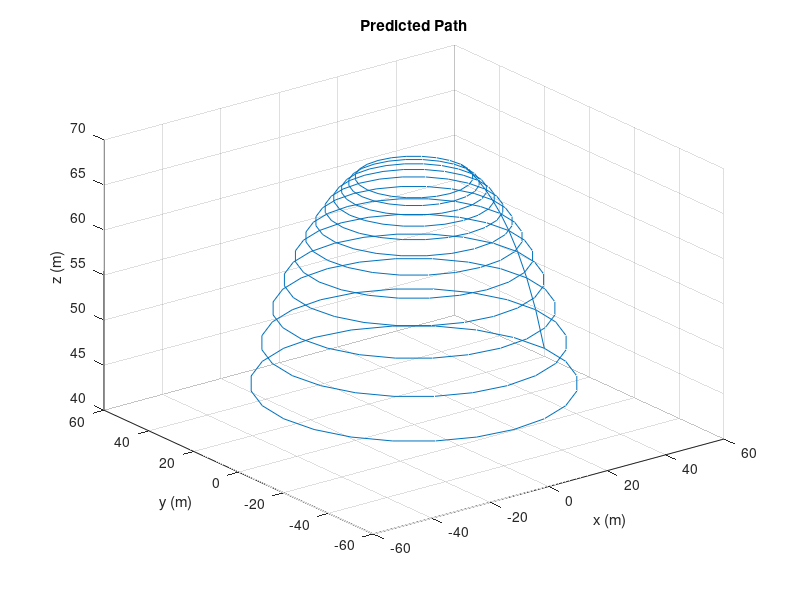

Write the MATLAB code that produced this figure. (Note: this script raises an error after producing the figure.)
%Brook Leigh
%Simulation of 3D reachable area for one segment and find motor inputs and
%send them to arduino
clear

L = 70; % (mm) from spine architecture 
d = 4; % (mm) "
disk_diameter = 15; % (mm) diameter of the disk
PWMrange = 500-100;
res = 25;

%These values give a turn angle (theta) and a bend amount (Rc)
minR = log10(2*L/(pi));
maxR = log10(150);
Rc = [logspace(minR,maxR,res/2)];

theta = linspace(0,2*pi,res);
phi = L./Rc;

% %One Circle
% Rc = Rc(1);
% phi = phi(1);

% %initiate state and output vars
% x = zeros(3,length(theta));
% dl = zeros(4,length(theta));
% 
% x(1,:) = cos(theta)*Rc*(1-cos(L/Rc));
% x(2,:) = sin(theta)*Rc*(1-cos(L/Rc));
% x(3,:) = Rc*sin(L/Rc);
% 
% dl(1,:) = (phi*(Rc-d*cos(theta))-L);
% dl(2,:) = (phi*(Rc+d*cos(theta))-L);
% dl(3,:) = (phi*(Rc-d*sin(theta))-L);
% dl(4,:) = (phi*(Rc+d*sin(theta))-L);

%initiate state variable
x = zeros(3,length(theta)*length(Rc));
dl = zeros(4,length(theta)*length(Rc));

% for a given Rc, an arc is defined along the range of possible
% thetas which each give an (x,y,z) coordinate, and thus a ring
l = length(theta);
for i = 1:length(Rc)
    x(1,((i-1)*l+1):i*l) = cos(theta)*Rc(i)*(1-cos(L/Rc(i)));
    x(2,((i-1)*l+1):i*l) = sin(theta)*Rc(i)*(1-cos(L/Rc(i)));
    x(3,((i-1)*l+1):i*l) = Rc(i)*sin(L/Rc(i));

    dl(1,((i-1)*l+1):i*l) = (phi(i)*(Rc(i)-d*cos(theta))-L);
    dl(2,((i-1)*l+1):i*l) = (phi(i)*(Rc(i)+d*cos(theta))-L);
    dl(3,((i-1)*l+1):i*l) = (phi(i)*(Rc(i)-d*sin(theta))-L);
    dl(4,((i-1)*l+1):i*l) = (phi(i)*(Rc(i)+d*sin(theta))-L);
end

%turn length change values into input values
u = ones(4,length(dl))*300;
dtheta = dl/(disk_diameter/2);
dPWM = dtheta*PWMrange/pi;
u = u+dPWM;


%plot result
figure(1)
plot3(x(1,:),x(2,:),x(3,:))
grid on
title('Predicted Path')
xlabel('x (m)')
ylabel('y (m)')
zlabel('z (m)')
% axis([-.07 .07 -.07 .07 0 .08])

% figure(2)
% t = 1:length(u);
% plot(theta,u(1,:),theta,u(2,:),theta,u(3,:),theta,u(4,:))
% title('Motor Values')
% legend('1','2','3','4')
% xlabel('theta')
% ylabel('PWM Value')
% grid on

% figure(3)
% t = 1:length(u);
% plot(theta,dl(1,:),theta,dl(2,:),theta,dl(3,:),theta,dl(4,:),theta,(phi*(Rc-d*cos(theta))-L))
% legend('1','2','3','4','(phi*(Rc-d*cos(theta))-L)')
% xlabel('theta')
% ylabel('dl')
% grid on


%% 

%Establish serial connection
device = serialport("/dev/tty.usbmodem11301",115200)
flush(device);

%Enter motor values
motorvalue = [300 300 300 300];

%Write to device and read response
write(device,motorvalue,"uint16")
count = size(motorvalue);
response = read(device,count(2),"uint16")

%now do same for all u sets
for k = 1:length(u)
    motorvalue = u(:,k)
    k
    write(device,motorvalue,"uint16")
    count = size(motorvalue);
    response = read(device,count(1),"uint16")
    pause(2.5)
end

motorvalue = [300 300 300 300]';

write(device,motorvalue,"uint16")
count = size(motorvalue);
response = read(device,count(1),"uint16")

clear device